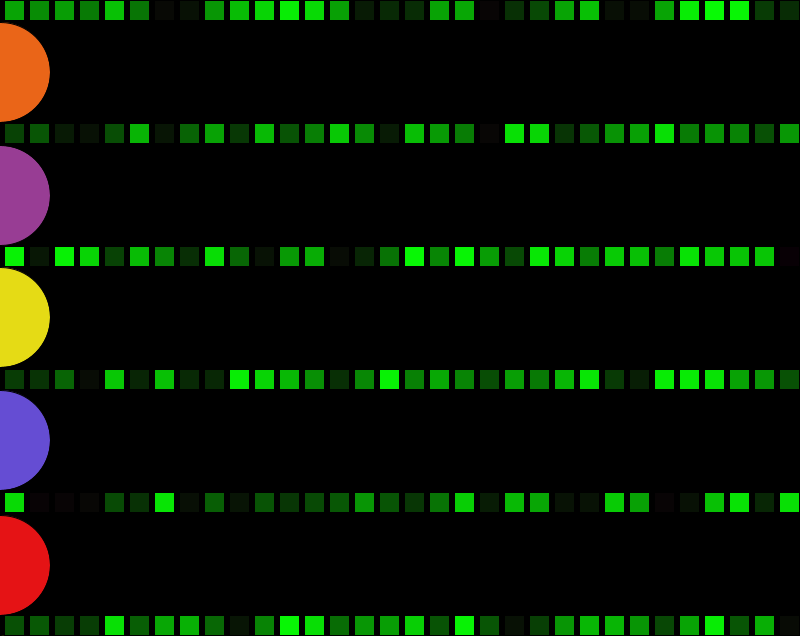
Frame 1 (no input)
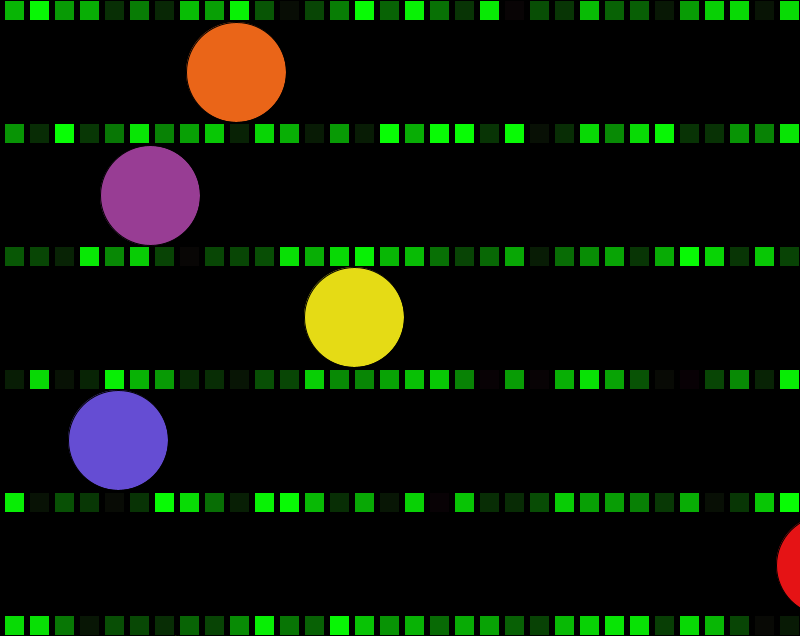
Frame 60 (the mouse pressed at the canvas centre just before this capture)
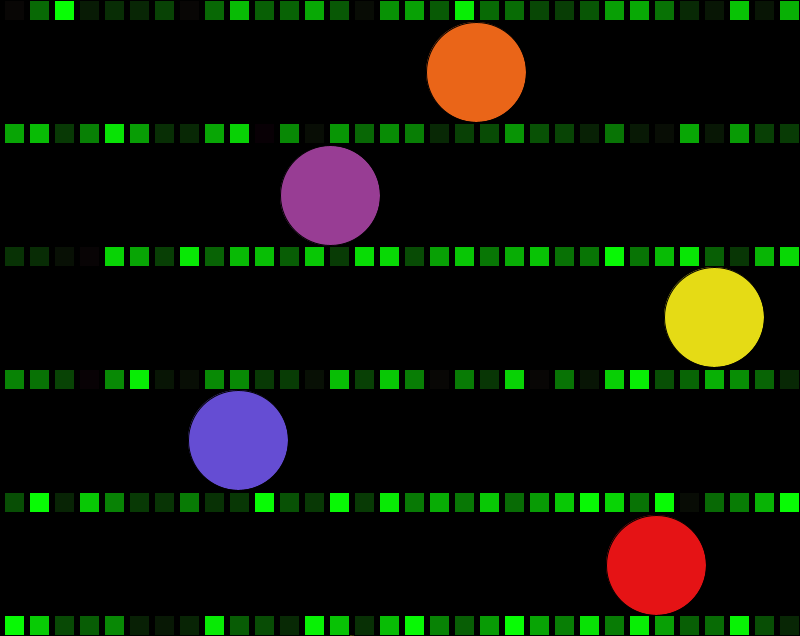
Frame 120 (the mouse held since frame 60 and released just before this capture)

The Processing sketch that drew these frames (run headless with seeded random() and noise(); from frame 60 on, the mouse is pressed at the canvas centre):

// Processing sketch: processing_45424
// ── processing_45424.pde

int w=0;
int r=0;
int v=0;
int e=0;
int direccion = 30;
int u=0;
int t=0;

void setup(){  

size (800, 636); 
}

void draw (){
background (0);  
 smooth();
{ 
   fill (229,219,21);
   ellipse (e,317,100,100);  
e=e+6;
if (e >= width + 100) {
  e=-100; 
 }{ 
   fill (229,19,21);
   ellipse (w,565,100,100);  
w=w+14;
if (w >= width + 100) {
  w=-100; 
 }{ 
   fill (229,219,21);
   ellipse (r,685,100,100);  
r=r+3;
if (r >= width + 100) {
  r=-100; 
 }
{ 
   fill (101,77,211);
   ellipse (u,440,100,100);   
u=u+2;
if (u >= width + 100) {
  u=-100; 
 }
 
{ 
fill (152,61,148);
  ellipse(v, height/3.25, 100, 100);
  v = v+direccion;
  
 if (v >= width || v <= 0 ){
    direccion = direccion*-1;
}
   
}

 { 
   fill (234,101,24);
   ellipse (t,72,100,100);   
t=t+4;
if (t >= width + 100) {
  t=-100; 
 }

{ for (int x = 2; x < 650; x= x+3);{   
for (int x = 4; x < 800; x= x+25){ 
 for (int y=0; y <800; y= y +123){ 
  
 fill (8,random (255 ),5);
  
rect (x,y,20,20);
 
 
 }
}
}
}
}
}
}
}
}                               } 
